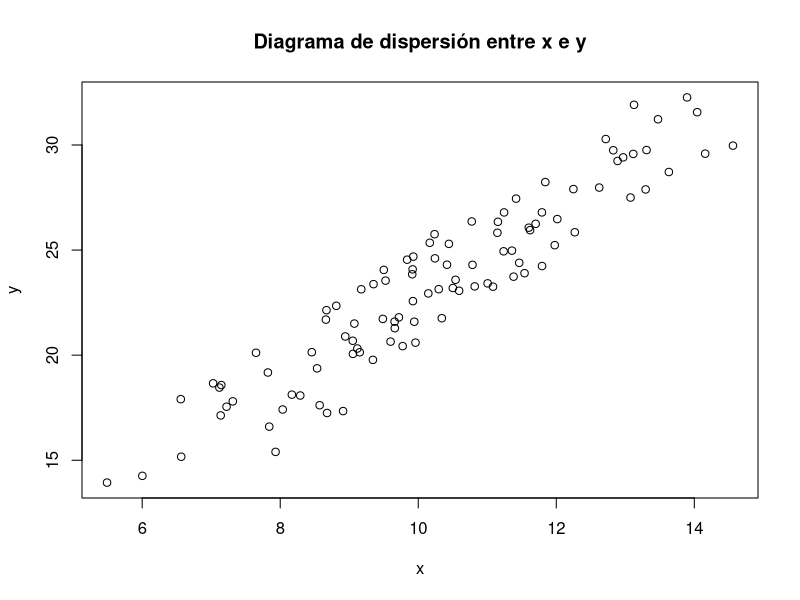
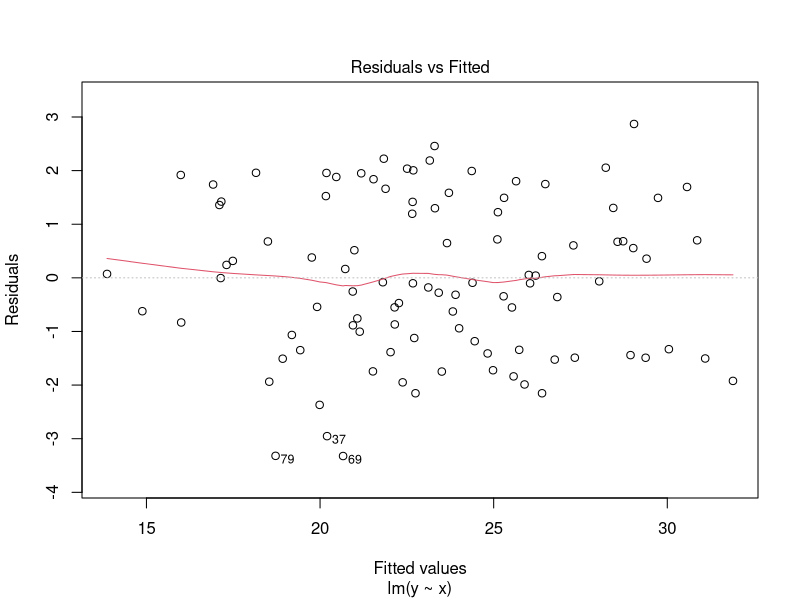
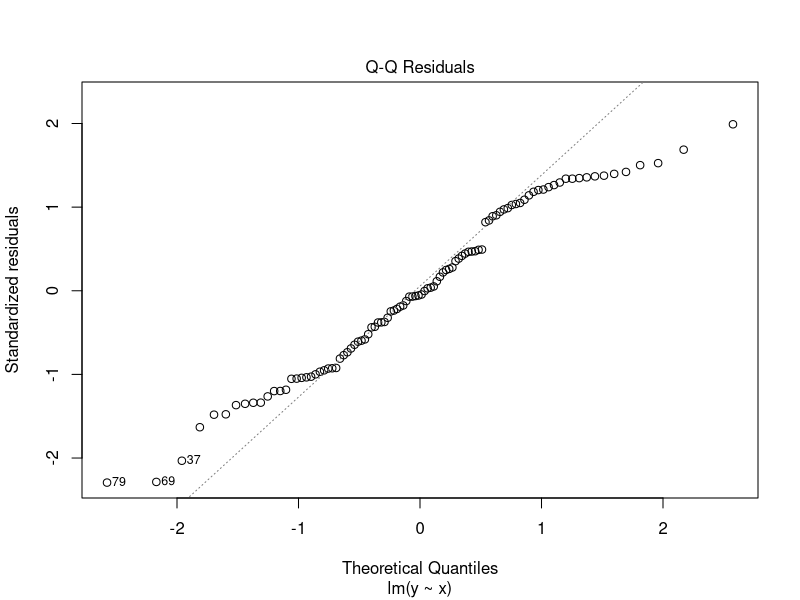
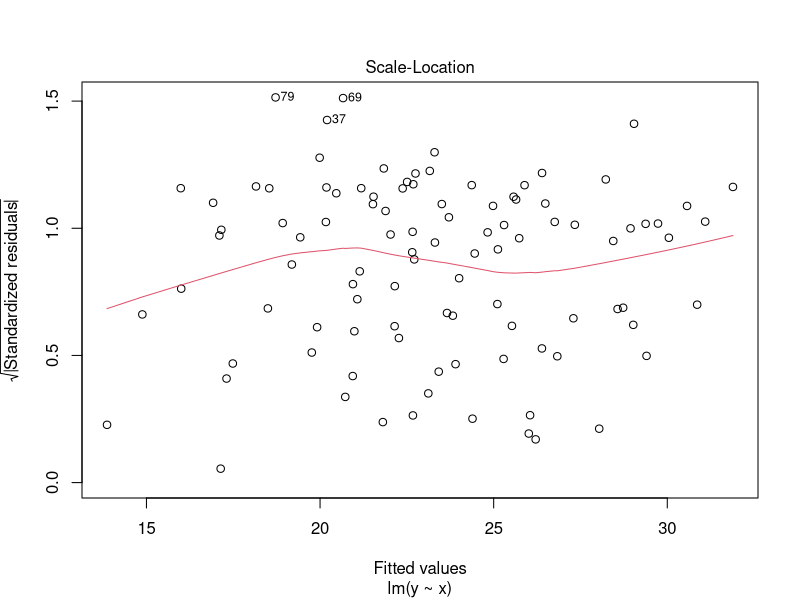
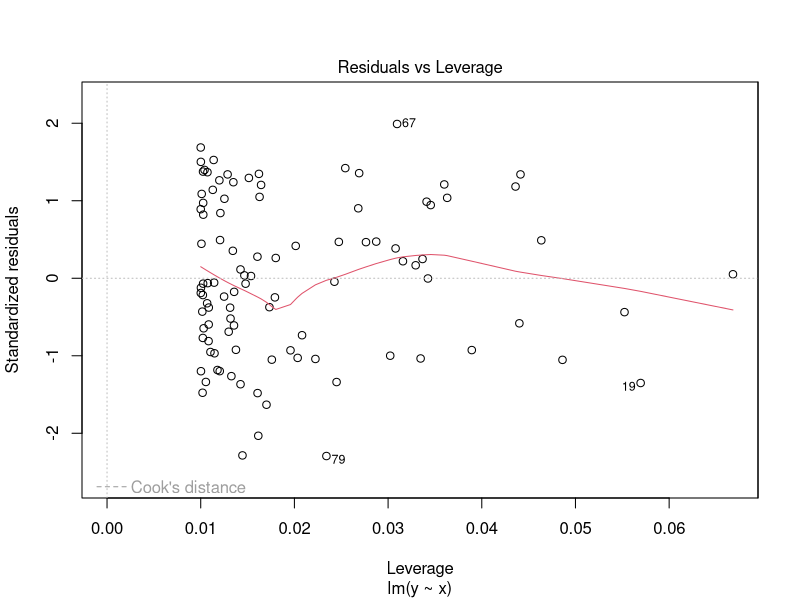
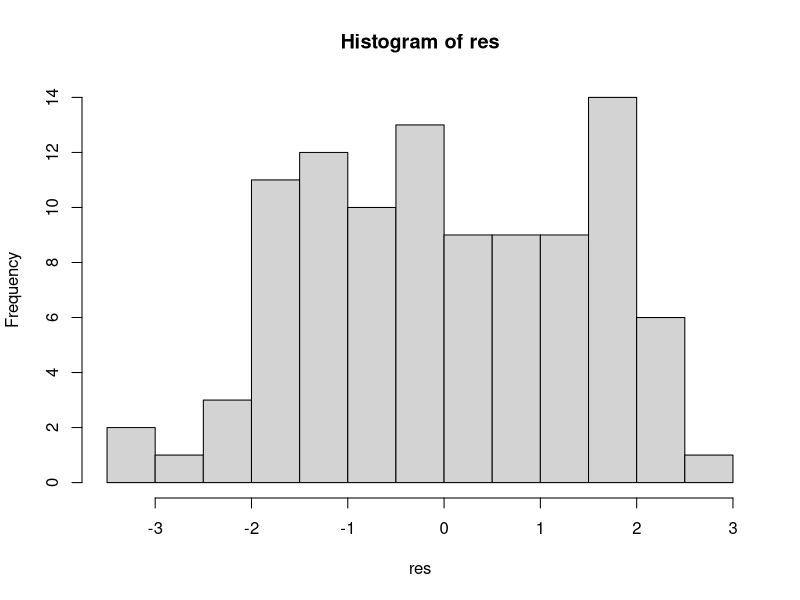
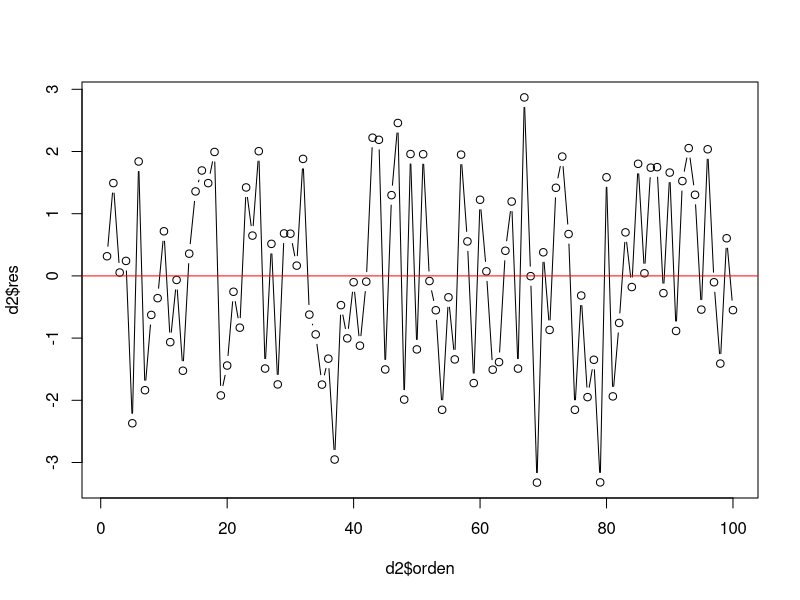
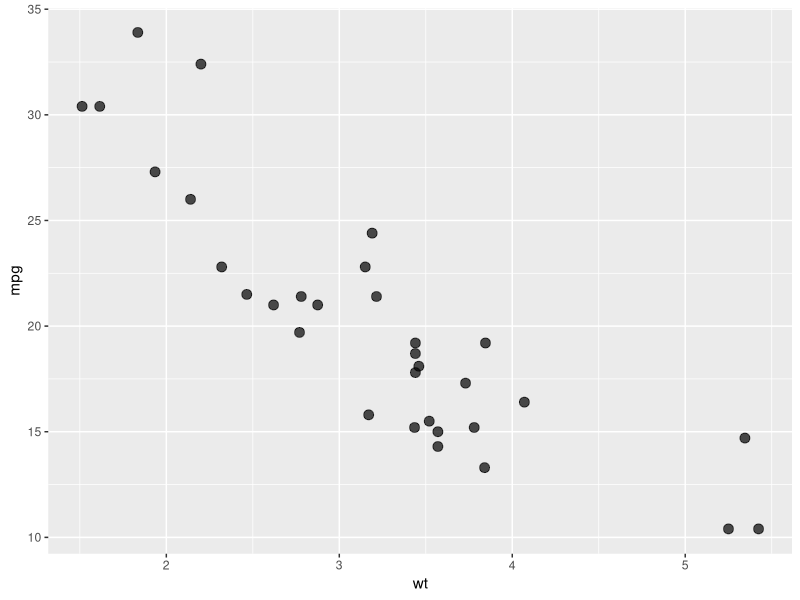

The R source for these figures, in order:
## ---- chunk 1
# Librerías
library(ggplot2)
## ---- chunk 2
set.seed(456)
n <- 100
x <- rnorm(n,mean = 10, sd = 2)
y <- 3 + 2*x + rnorm(n, mean = 0, sd = 1.5)

# Juntamos en un df
datos <- data.frame(x=x,y=y)
head(datos)
## ---- chunk 3
plot(x,y, main='Diagrama de dispersión entre x e y')
## ---- chunk 4
modelo <- lm(y~x,data = datos) # y~.
modelo
## ---- chunk 5
summary(modelo)
## ---- chunk 6
# Coeficientes
coeficientes <- coef(modelo)
cat('Intercept beta0 es ', round(coeficientes[1],2),'\n')
cat('El valor de la pendiente beta1 es ', round(coeficientes[2],2),'\n')
## ---- chunk 7
ic <- confint(modelo)
ic
## ---- chunk 8
r2 <- summary(modelo)$r.squared
## ---- chunk 9
plot(modelo)
## ---- chunk 10
res <- residuals(modelo) # sacamos los residuos del modelo
hist(res, breaks=20)
## ---- chunk 11
orden <- 1:100
d2 <- data.frame(orden,res)
head(d2)
## ---- chunk 12
plot(d2$orden,d2$res, type='b')
abline(h=0,col = 'red')
## ---- chunk 13
dffits(modelo)
cooks.distance(modelo)
hatvalues(modelo)# leverage
## ---- chunk 14
data(mtcars)
df <- mtcars
head(df)
## ---- chunk 15
ggplot(df,aes(x=wt,y=mpg))+ geom_point(size=3, alpha=0.7)
## ---- chunk 16
cor(df$wt,df$mpg)
## ---- chunk 17
modelo_mpg <- lm(mpg ~ wt, data=df)
summary(modelo_mpg)
## ---- chunk 18
# Gráfico con línea de regresión y bandas de confianza
ggplot(df, aes(x = wt, y = mpg)) +
  geom_point(size = 3, alpha = 0.7, color = "steelblue") +
  geom_smooth(method = "lm", se = TRUE, color = "red", fill = "pink", alpha = 0.3) +
  labs(title = "Modelo de Regresión: MPG vs Peso",
       x = "Peso (1000 lbs)",
       y = "Millas por Galón") +
  theme_minimal() +
  theme(plot.title = element_text(size = 14, face = "bold"))
## ---- chunk 19
# Extraer residuos y valores ajustados
datos_diagnostico <- data.frame(
  residuos = residuals(modelo_mpg),
  valores_ajustados = fitted(modelo_mpg)
)

# Gráfico de Residuos vs. Valores Ajustados con ggplot2
ggplot(datos_diagnostico, aes(x = valores_ajustados, y = residuos)) +
  geom_point(color = "#0072B2", alpha = 0.7) +
  geom_hline(yintercept = 0, color = "red", linetype = "dashed") +
  geom_smooth(method = "loess", se = FALSE, color = "red", linewidth = 0.8, formula = y ~ x) +
  labs(
    title = "Residuos vs. Valores Ajustados",
    x = "Valores Ajustados",
    y = "Residuos"
  ) +
  theme_classic(base_size = 12)
## ---- chunk 20
suppressPackageStartupMessages(library(lmtest))
# Test RESET para el modelo correcto (horas de estudio)
reset_resultado <- resettest(modelo_mpg, power = 2:3, type = "fitted")
print(reset_resultado)
## ---- chunk 21
# Crear datos para el gráfico Scale-Location
datos_scale_loc <- data.frame(
  valores_ajustados = fitted(modelo_mpg),
  residuos_std_sqrt = sqrt(abs(rstandard(modelo_mpg)))
)

# Gráfico Scale-Location con ggplot2
ggplot(datos_scale_loc, aes(x = valores_ajustados, y = residuos_std_sqrt)) +
  geom_point(color = "#0072B2", alpha = 0.7) +
  geom_smooth(method = "loess", se = FALSE, color = "red", linewidth = 0.8, formula = y ~ x) +
  labs(
    title = "Scale-Location",
    x = "Valores Ajustados",
    y = expression(sqrt("|Residuos Estandarizados|"))
  ) +
  theme_classic(base_size = 12)

# Prueba de Breusch-Pagan
suppressPackageStartupMessages(library(lmtest))
bp_resultado <- bptest(modelo_mpg)
print(bp_resultado)


## ---- chunk 22
# Crear datos para los gráficos
residuos <- residuals(modelo_mpg)

# 1. Gráfico Q-Q con ggplot2
datos_qq <- data.frame(residuos = residuos)

p1 <- ggplot(datos_qq, aes(sample = residuos)) +
  geom_qq(color = "#0072B2", alpha = 0.7) +
  geom_qq_line(color = "red", linetype = "dashed") +
  labs(
    title = "Normal Q-Q Plot",
    x = "Cuantiles Teóricos",
    y = "Cuantiles de la Muestra"
  ) +
  theme_classic(base_size = 10)

# 2. Histograma con ggplot2
datos_hist <- data.frame(residuos = residuos)

p2 <- ggplot(datos_hist, aes(x = residuos)) +
  geom_histogram(aes(y = after_stat(density)), bins = 15, fill = "lightblue", 
                 color = "black", alpha = 0.7) +
  stat_function(fun = dnorm, 
                args = list(mean = mean(residuos), sd = sd(residuos)),
                color = "red", linewidth = 1) +
  labs(
    title = "Histograma de Residuos",
    x = "Residuos",
    y = "Densidad"
  ) +
  theme_classic(base_size = 10)

# 3. Mostrar ambos gráficos lado a lado
library(gridExtra)
grid.arrange(p1, p2, ncol = 2)

# Prueba de Shapiro-Wilk
suppressPackageStartupMessages(library(lmtest))
shapiro_resultado <- shapiro.test(residuals(modelo_mpg))
print(shapiro_resultado)

# Prueba de Jarque-Bera
suppressPackageStartupMessages(library(tseries))
jb_resultado <- jarque.bera.test(residuals(modelo_mpg))
print(jb_resultado)
## ---- chunk 23
# Gráfico de residuos vs orden de observación con ggplot2
datos_orden <- data.frame(
  orden = 1:length(residuals(modelo_mpg)),
  residuos = residuals(modelo_mpg)
)

ggplot(datos_orden, aes(x = orden, y = residuos)) +
  geom_point(color = "#0072B2", alpha = 0.7) +
  geom_line(color = "#0072B2", alpha = 0.5) +
  geom_hline(yintercept = 0, color = "red", linetype = "dashed") +
  labs(
    title = "Residuos vs Orden de Observación",
    x = "Orden de observación",
    y = "Residuos"
  ) +
  theme_classic(base_size = 12)

# Prueba de Durbin-Watson
suppressPackageStartupMessages(library(lmtest))
dw_resultado_valido <- dwtest(modelo_mpg)
print(dw_resultado_valido)

# Prueba de Breusch-Godfrey (más general)
bg_resultado <- bgtest(modelo_mpg, order = 2)
print(bg_resultado)
## ---- chunk 24
# Crear datos para el gráfico Residuals vs. Leverage
leverage_vals <- hatvalues(modelo_mpg)
residuos_stud <- rstudent(modelo_mpg)  # Residuos estudentizados
cook_dist <- cooks.distance(modelo_mpg)

datos_leverage <- data.frame(
  leverage = leverage_vals,
  residuos_stud = residuos_stud,
  cook = cook_dist,
  observacion = 1:length(leverage_vals)
)

# Calcular umbrales
n <- nrow(datos)
k <- 1
leverage_threshold <- 2 * (k + 1) / n
cook_threshold <- 4 / (n - k - 1)

# Función para crear curvas de Cook
cook_curve <- function(leverage, cook_value, k) {
  sqrt(cook_value * (k + 1) * (1 - leverage) / leverage)
}

# Crear curvas de Cook para diferentes valores
lev_seq <- seq(0.001, max(leverage_vals) * 1.1, length.out = 100)
cook_05 <- data.frame(
  leverage = lev_seq,
  pos = cook_curve(lev_seq, 0.5, k),
  neg = -cook_curve(lev_seq, 0.5, k)
)
cook_1 <- data.frame(
  leverage = lev_seq,
  pos = cook_curve(lev_seq, 1, k),
  neg = -cook_curve(lev_seq, 1, k)
)

# Gráfico Residuals vs. Leverage con ggplot2
ggplot(datos_leverage, aes(x = leverage, y = residuos_stud)) +
  # Curvas de Cook
  geom_line(data = cook_05, aes(x = leverage, y = pos), 
            color = "red", linetype = "dashed", alpha = 0.6, inherit.aes = FALSE) +
  geom_line(data = cook_05, aes(x = leverage, y = neg), 
            color = "red", linetype = "dashed", alpha = 0.6, inherit.aes = FALSE) +
  geom_line(data = cook_1, aes(x = leverage, y = pos), 
            color = "red", linetype = "solid", alpha = 0.8, inherit.aes = FALSE) +
  geom_line(data = cook_1, aes(x = leverage, y = neg), 
            color = "red", linetype = "solid", alpha = 0.8, inherit.aes = FALSE) +
  # Puntos de datos
  geom_point(color = "#0072B2", alpha = 0.7, size = 2) +
  # Líneas de referencia
  geom_hline(yintercept = 0, color = "gray", linetype = "dashed") +
  geom_hline(yintercept = c(-2, 2), color = "orange", linetype = "dotted", alpha = 0.7) +
  geom_vline(xintercept = leverage_threshold, color = "purple", linetype = "dotted", alpha = 0.7) +
  # Etiquetas
  labs(
    title = "Residuals vs. Leverage",
    x = "Leverage",
    y = "Residuos Estudentizados",
    caption = "Curvas rojas: Cook 0.5 (discontinua) y 1.0 (continua) | Líneas naranjas: ±2 | Línea morada: umbral leverage"
  ) +
  theme_classic(base_size = 12)

# Identificar observaciones problemáticas
high_leverage <- which(leverage_vals > leverage_threshold)
outliers_stud <- which(abs(residuos_stud) > 2)
high_cook <- which(cook_dist > cook_threshold)
## ---- chunk 25
# Preparar todos los datos necesarios para los gráficos
residuos_completo <- residuals(modelo_mpg)
valores_ajustados_completo <- fitted(modelo_mpg)
residuos_std <- rstandard(modelo_mpg)
leverage_vals <- hatvalues(modelo_mpg)

# 1. Gráfico Residuos vs. Valores Ajustados
p1_completo <- ggplot(data.frame(x = valores_ajustados_completo, y = residuos_completo), 
                      aes(x = x, y = y)) +
  geom_point(color = "#0072B2", alpha = 0.7) +
  geom_hline(yintercept = 0, color = "red", linetype = "dashed") +
  geom_smooth(method = "loess", se = FALSE, color = "red", linewidth = 0.8, formula = y ~ x) +
  labs(title = "Residuos vs. Valores Ajustados", x = "Valores Ajustados", y = "Residuos") +
  theme_classic(base_size = 10)

# 2. Gráfico Q-Q Normal
datos_qq_completo <- data.frame(residuos = residuos_std)

p2_completo <- ggplot(datos_qq_completo, aes(sample = residuos)) +
  geom_qq(color = "#0072B2", alpha = 0.7) +
  geom_qq_line(color = "red", linetype = "dashed") +
  labs(title = "Normal Q-Q Plot", x = "Cuantiles Teóricos", y = "Cuantiles de la Muestra") +
  theme_classic(base_size = 10)

# 3. Gráfico Scale-Location
p3_completo <- ggplot(data.frame(x = valores_ajustados_completo, 
                                 y = sqrt(abs(residuos_std))), 
                      aes(x = x, y = y)) +
  geom_point(color = "#0072B2", alpha = 0.7) +
  geom_smooth(method = "loess", se = FALSE, color = "red", linewidth = 0.8, formula = y ~ x) +
  labs(title = "Scale-Location", x = "Valores Ajustados", 
       y = expression(sqrt("|Residuos Estandarizados|"))) +
  theme_classic(base_size = 10)

# 4. Gráfico Residuos vs. Leverage (con curvas de Cook)
p4_completo <- ggplot(datos_leverage, aes(x = leverage, y = residuos_stud)) +
  # Curvas de Cook
  geom_line(data = cook_05, aes(x = leverage, y = pos), 
            color = "red", linetype = "dashed", alpha = 0.6, inherit.aes = FALSE) +
  geom_line(data = cook_05, aes(x = leverage, y = neg), 
            color = "red", linetype = "dashed", alpha = 0.6, inherit.aes = FALSE) +
  geom_line(data = cook_1, aes(x = leverage, y = pos), 
            color = "red", linetype = "solid", alpha = 0.8, inherit.aes = FALSE) +
  geom_line(data = cook_1, aes(x = leverage, y = neg), 
            color = "red", linetype = "solid", alpha = 0.8, inherit.aes = FALSE) +
  # Puntos de datos
  geom_point(color = "#0072B2", alpha = 0.7, size = 1.5) +
  # Líneas de referencia
  geom_hline(yintercept = 0, color = "gray", linetype = "dashed") +
  geom_hline(yintercept = c(-2, 2), color = "orange", linetype = "dotted", alpha = 0.7) +
  geom_vline(xintercept = leverage_threshold, color = "purple", linetype = "dotted", alpha = 0.7) +
  labs(title = "Residuals vs. Leverage", x = "Leverage", y = "Residuos Estudentizados") +
  theme_classic(base_size = 10)

# 5. Histograma de residuos
p5_completo <- ggplot(data.frame(residuos = residuos_completo), aes(x = residuos)) +
  geom_histogram(aes(y = after_stat(density)), bins = 15, fill = "lightblue", 
                 color = "black", alpha = 0.7) +
  stat_function(fun = dnorm, 
                args = list(mean = mean(residuos_completo), sd = sd(residuos_completo)),
                color = "red", linewidth = 1) +
  labs(title = "Histograma de Residuos", x = "Residuos", y = "Densidad") +
  theme_classic(base_size = 10)

# 6. Residuos vs. Orden
p6_completo <- ggplot(data.frame(orden = 1:length(residuos_completo), 
                                 residuos = residuos_completo), 
                      aes(x = orden, y = residuos)) +
  geom_point(color = "#0072B2", alpha = 0.7) +
  geom_line(color = "#0072B2", alpha = 0.5) +
  geom_hline(yintercept = 0, color = "red", linetype = "dashed") +
  labs(title = "Residuos vs. Orden", x = "Orden de observación", y = "Residuos") +
  theme_classic(base_size = 10)

# Mostrar todos los gráficos en una rejilla 2x3
library(gridExtra)
grid.arrange(p1_completo, p2_completo, p3_completo, 
             p4_completo, p5_completo, p6_completo, ncol = 3)
## ---- chunk 26
# Identificar puntos influyentes
influence_measures <- influence.measures(modelo_mpg)
summary(influence_measures)
## ---- chunk 27
# Distancia de Cook
cook_distances <- cooks.distance(modelo_mpg)
influential_points <- which(cook_distances > 4/nrow(mtcars))
cat("Puntos potencialmente influyentes (Cook's D > 4/n):\n")
print(rownames(mtcars)[influential_points])
## ---- chunk 28
# Predicciones para nuevos valores
nuevos_pesos <- data.frame(wt = c(2.5, 3.0, 3.5, 4.0, 4.5))

# Predicción puntual
predicciones <- predict(modelo_mpg, newdata = nuevos_pesos)

# Intervalos de confianza para la media
ic_media <- predict(modelo_mpg, newdata = nuevos_pesos, interval = "confidence")

# Intervalos de predicción para nuevas observaciones
ic_prediccion <- predict(modelo_mpg, newdata = nuevos_pesos, interval = "prediction")

# Crear tabla de resultados
tabla_predicciones <- data.frame(
  Peso = nuevos_pesos$wt,
  MPG_Predicho = round(predicciones, 2),
  IC_Inferior_Media = round(ic_media[,2], 2),
  IC_Superior_Media = round(ic_media[,3], 2),
  IP_Inferior = round(ic_prediccion[,2], 2),
  IP_Superior = round(ic_prediccion[,3], 2)
)

print(tabla_predicciones)
## ---- chunk 29
# Crear secuencia fina de valores para graficar
wt_seq <- seq(min(mtcars$wt), max(mtcars$wt), length.out = 100)
pred_data <- data.frame(wt = wt_seq)

# Calcular intervalos
pred_conf <- predict(modelo_mpg, newdata = pred_data, interval = "confidence")
pred_pred <- predict(modelo_mpg, newdata = pred_data, interval = "prediction")

# Combinar datos
plot_data <- data.frame(
  wt = wt_seq,
  fit = pred_conf[,1],
  conf_lwr = pred_conf[,2],
  conf_upr = pred_conf[,3],
  pred_lwr = pred_pred[,2],
  pred_upr = pred_pred[,3]
)

# Gráfico con intervalos
ggplot() +
  # Intervalos de predicción (más amplios)
  geom_ribbon(data = plot_data, aes(x = wt, ymin = pred_lwr, ymax = pred_upr),
              fill = "lightblue", alpha = 0.3) +
  # Intervalos de confianza (más estrechos)
  geom_ribbon(data = plot_data, aes(x = wt, ymin = conf_lwr, ymax = conf_upr),
              fill = "blue", alpha = 0.5) +
  # Línea de regresión
  geom_line(data = plot_data, aes(x = wt, y = fit), color = "red", size = 1) +
  # Puntos originales
  geom_point(data = mtcars, aes(x = wt, y = mpg), size = 2) +
  labs(title = "Intervalos de Confianza y Predicción",
       subtitle = "Azul oscuro: IC para la media | Azul claro: IP para nuevas observaciones",
       x = "Peso (1000 lbs)", y = "Millas por Galón") +
  theme_minimal()
## ---- chunk 30
mse <- mean(residuals(modelo_mpg)^2)
mse

## ---- chunk 31
rmse <- sqrt(mse)
rmse
## ---- chunk 32
# mod <- lm(mpg ~ wt, data = df_train)
# pred <- predict(mod, newdata = df_test)

# mse_test <- mean((df_test$mpg - pred)^2)
# mse_test

